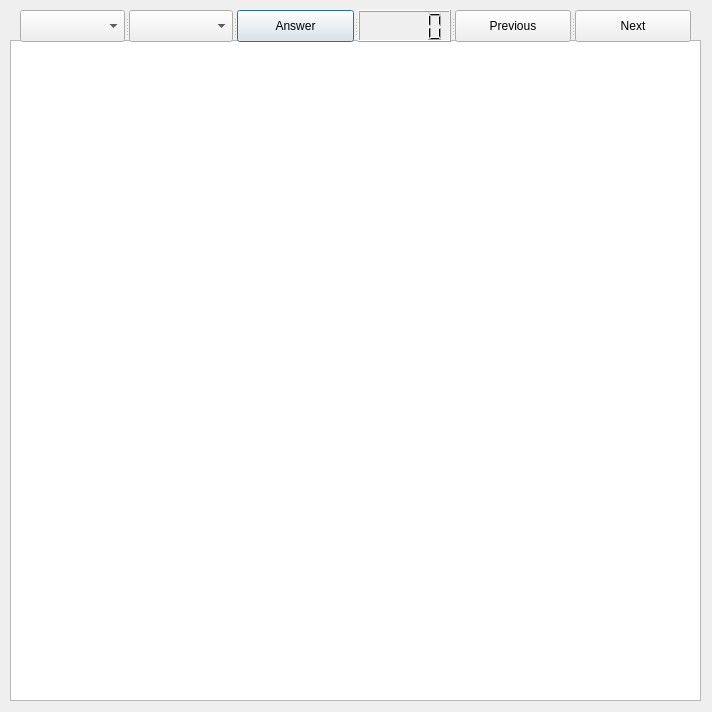
<?xml version="1.0" encoding="UTF-8"?>
<ui version="4.0">
 <class>Dialog</class>
 <widget class="QDialog" name="Dialog">
  <property name="geometry">
   <rect>
    <x>0</x>
    <y>0</y>
    <width>712</width>
    <height>712</height>
   </rect>
  </property>
  <property name="windowTitle">
   <string>Dialog</string>
  </property>
  <widget class="QWidget" name="widget" native="true">
   <property name="geometry">
    <rect>
     <x>10</x>
     <y>10</y>
     <width>691</width>
     <height>691</height>
    </rect>
   </property>
   <widget class="QGraphicsView" name="graphicsView">
    <property name="geometry">
     <rect>
      <x>0</x>
      <y>30</y>
      <width>691</width>
      <height>661</height>
     </rect>
    </property>
   </widget>
   <widget class="QSplitter" name="splitter">
    <property name="geometry">
     <rect>
      <x>10</x>
      <y>0</y>
      <width>671</width>
      <height>32</height>
     </rect>
    </property>
    <property name="orientation">
     <enum>Qt::Horizontal</enum>
    </property>
    <widget class="QComboBox" name="comboBox"/>
    <widget class="QComboBox" name="comboBox_2"/>
    <widget class="QPushButton" name="pushButton_3">
     <property name="text">
      <string>Answer</string>
     </property>
    </widget>
    <widget class="QLCDNumber" name="lcdNumber"/>
    <widget class="QPushButton" name="pushButton">
     <property name="styleSheet">
      <string notr="true"/>
     </property>
     <property name="text">
      <string>Previous</string>
     </property>
    </widget>
    <widget class="QPushButton" name="pushButton_2">
     <property name="styleSheet">
      <string notr="true"/>
     </property>
     <property name="text">
      <string>Next</string>
     </property>
    </widget>
   </widget>
  </widget>
 </widget>
 <resources/>
 <connections>
  <connection>
   <sender>pushButton</sender>
   <signal>clicked()</signal>
   <receiver>lcdNumber</receiver>
   <slot>update()</slot>
   <hints>
    <hint type="sourcelabel">
     <x>560</x>
     <y>25</y>
    </hint>
    <hint type="destinationlabel">
     <x>470</x>
     <y>25</y>
    </hint>
   </hints>
  </connection>
  <connection>
   <sender>pushButton_2</sender>
   <signal>clicked()</signal>
   <receiver>lcdNumber</receiver>
   <slot>update()</slot>
   <hints>
    <hint type="sourcelabel">
     <x>653</x>
     <y>25</y>
    </hint>
    <hint type="destinationlabel">
     <x>470</x>
     <y>25</y>
    </hint>
   </hints>
  </connection>
  <connection>
   <sender>pushButton</sender>
   <signal>clicked()</signal>
   <receiver>graphicsView</receiver>
   <slot>update()</slot>
   <hints>
    <hint type="sourcelabel">
     <x>560</x>
     <y>25</y>
    </hint>
    <hint type="destinationlabel">
     <x>355</x>
     <y>230</y>
    </hint>
   </hints>
  </connection>
  <connection>
   <sender>pushButton_2</sender>
   <signal>clicked()</signal>
   <receiver>graphicsView</receiver>
   <slot>update()</slot>
   <hints>
    <hint type="sourcelabel">
     <x>653</x>
     <y>25</y>
    </hint>
    <hint type="destinationlabel">
     <x>355</x>
     <y>230</y>
    </hint>
   </hints>
  </connection>
 </connections>
</ui>
